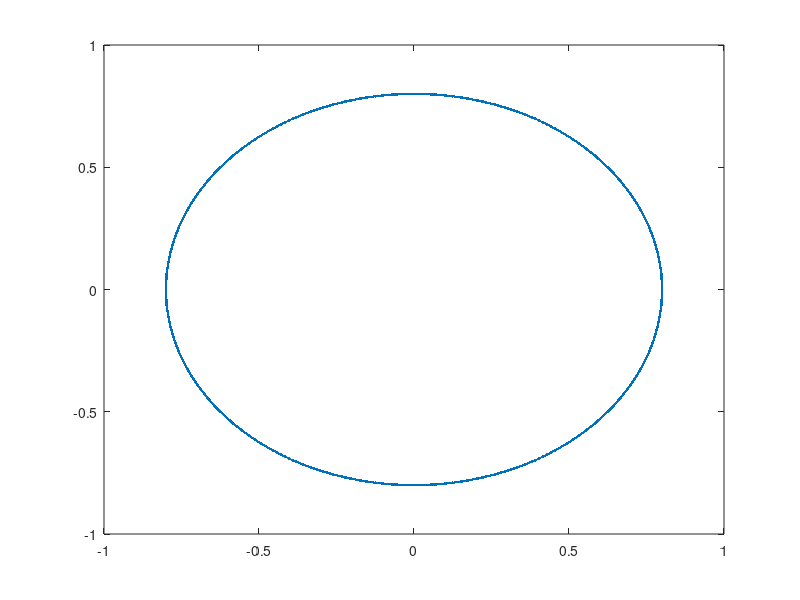

This chart was generated by the following MATLAB code: (Note: this script raises an error after producing the figure.)
%% Laplace circle 

close all;
clear all;

%% Problem parameters :

tol = 1e-4;
r = 0.8;
Ncharges = 1000;


%% Geometry 

% Grid
Xmin = -1;
Xmax = 1;
Ymin = -1;
Ymax = 1;
Nx = 500;
Ny = 500;
gridX = linspace(Xmin,Xmax,Nx)';
gridY = linspace(Xmin,Xmax,Ny)';

% Charges
chargesX = r*cos(2*pi*1/Ncharges*(0:Ncharges-1));
chargesY = r*sin(2*pi*1/Ncharges*(0:Ncharges-1));
chargesQ = randn(Ncharges,1)*1/Ncharges;

% Plot the case geometry
figure
plot(chargesX,chargesY,'.');
xlim([Xmin,Xmax]);
ylim([Ymin,Ymax]);


%% Choose the parameter a
Rmax = 2*sqrt(2);
a = sqrt(sqrt(log(1/tol)))/sqrt(sqrt(Ncharges*Nx*Ny))/2; % To be modified later
Rmin = a*Rmax;

%% Compute the radial quadrature

D = 2;
c = Inf;
tt = 0;
b = 1-tt*a;
G = @(x)(log(x));
tolQuadRad = tol*sqrt(a);

[ alpha,bessZs,fApprox,resL2 ] = BesselQuadSchmidt( D,c,G,a,b,tolQuadRad );
P = length(alpha);

%% Circular quadrature 

asympt = log(8*norm(alpha,1)/tol);
ksi = [];
w = [];
for p = 1:P
    Np = fix((exp(1)*bessZs(p) + asympt))+1;
    err(p) = 3*(exp(1)*bessZs(p)/Np)^Np;
    ksi = [ksi bessZs(p)*exp(1i*(0:Np-1)/Np*2*pi)];
    w = [w alpha(p)/Np*ones(1,Np)];
end

%% Produit matrice vecteur lointain : 

tic

% 1. Passage en fourier non uniforme

nj = Ncharges;
xj = chargesX/Rmax;
yj = chargesY/Rmax;
cj = chargesQ;
iflag = -1; 

nk = length(ksi);
sk = real(ksi)';
tk = imag(ksi)';

aux = nufft2d3(nj,xj,yj,cj,iflag,1e-15,nk,sk,tk);

% 2. Retour en espace
nj = nk;
xj = sk;
yj = tk;
cj = aux.*w';
iflag = 1; 

nk = Nx*Ny;
sk = repmat(gridX',Ny,1)/Rmax;
tk = repmat(gridY,1,Nx)/Rmax;
sk = sk(:);
tk = tk(:);

field = nufft2d3(nj,xj,yj,cj,iflag,1e-15,nk,sk,tk);

%% Produit proche

[I,rxy] = rangesearch([chargesX(:) chargesY(:)],[sk(:)*Rmax tk(:)*Rmax],1.2*Rmin);
jdx = cell2mat(I')';
rxy = cell2mat(rxy')';
idx = zeros(size(jdx));
j = 1;
for i=1:length(I);
    idx(j:j+length(I{i})-1) = i;
    j = j + length(I{i});
end

% Exact value of the green kernel
Gxy = G(rxy/Rmax);
Gxy(rxy < 1e-15) = 0;
% SCSD values
SCSDxy = fApprox(rxy/Rmax);

% Matrix value
val = Gxy - SCSDxy;

% Compute correction matrix
M = sparse(idx,jdx,val,Nx*Ny,Ncharges);

field = field + M*chargesQ;


%% Affichage 

figure
ff = reshape(field,Nx,Ny);
imagesc(gridX,gridY,abs(ff));
xlabel('x')
ylabel('y')
matlab2tikz('C:\Users\Martin\Documents\Cours\SCSD\Latex\ComptesRendus\CircleLaplace.tex'); 


